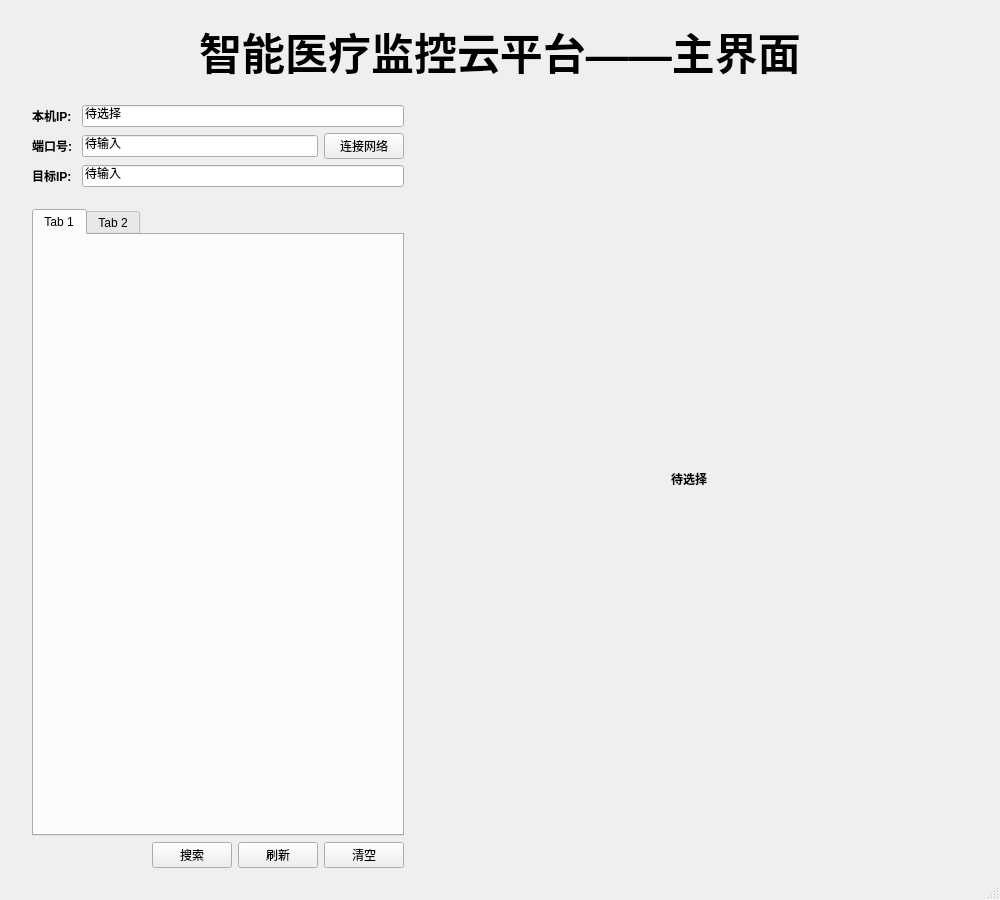
<?xml version="1.0" encoding="UTF-8"?>
<ui version="4.0">
    <class>MainWindow</class>
    <widget class="QMainWindow" name="MainWindow">
        <property name="geometry">
            <rect>
                <x>0</x>
                <y>0</y>
                <width>1000</width>
                <height>900</height>
            </rect>
        </property>
        <property name="contextMenuPolicy">
            <enum>Qt::DefaultContextMenu</enum>
        </property>
        <property name="windowTitle">
            <string>智能医疗监控云平台</string>
        </property>
        <widget class="QWidget" name="centralwidget">
            <layout class="QVBoxLayout" name="verticalLayout_2">
                <property name="leftMargin">
                    <number>32</number>
                </property>
                <property name="topMargin">
                    <number>20</number>
                </property>
                <property name="rightMargin">
                    <number>32</number>
                </property>
                <property name="bottomMargin">
                    <number>10</number>
                </property>
                <item>
                    <widget class="QLabel" name="label">
                        <property name="font">
                            <font>
                                <pointsize>32</pointsize>
                                <weight>75</weight>
                                <bold>true</bold>
                                <underline>false</underline>
                            </font>
                        </property>
                        <property name="text">
                            <string>智能医疗监控云平台——主界面</string>
                        </property>
                        <property name="alignment">
                            <set>Qt::AlignCenter</set>
                        </property>
                    </widget>
                </item>
                <item>
                    <layout class="QHBoxLayout" name="horizontalLayout_3" stretch="2,3">
                        <item>
                            <layout class="QVBoxLayout" name="verticalLayout">
                                <item>
                                    <layout class="QFormLayout" name="formLayout">
                                        <property name="topMargin">
                                            <number>16</number>
                                        </property>
                                        <property name="bottomMargin">
                                            <number>16</number>
                                        </property>
                                        <item row="0" column="0">
                                            <widget class="QLabel" name="cam_id_label">
                                                <property name="font">
                                                    <font>
                                                        <weight>75</weight>
                                                        <bold>true</bold>
                                                    </font>
                                                </property>
                                                <property name="text">
                                                    <string>本机IP: </string>
                                                </property>
                                            </widget>
                                        </item>
                                        <item row="0" column="1">
                                            <widget class="QLineEdit" name="cam_id">
                                                <property name="text">
                                                    <string>待选择</string>
                                                </property>
                                            </widget>
                                        </item>
                                        <item row="1" column="0">
                                            <widget class="QLabel" name="address_label1">
                                                <property name="font">
                                                    <font>
                                                        <weight>75</weight>
                                                        <bold>true</bold>
                                                    </font>
                                                </property>
                                                <property name="text">
                                                    <string>端口号: </string>
                                                </property>
                                            </widget>
                                        </item>
                                        <item row="1" column="1">
                                            <layout class="QHBoxLayout" name="horizontalLayout" stretch="2,0">
                                                <item>
                                                    <widget class="QLineEdit" name="address1">
                                                        <property name="text">
                                                            <string>待输入</string>
                                                        </property>
                                                    </widget>
                                                </item>
                                                <item>
                                                    <widget class="QPushButton" name="connect_net1">
                                                        <property name="text">
                                                            <string>连接网络</string>
                                                        </property>
                                                    </widget>
                                                </item>
                                            </layout>
                                        </item>
                                        <item row="2" column="0">
                                            <widget class="QLabel" name="max_speed_label">
                                                <property name="font">
                                                    <font>
                                                        <weight>75</weight>
                                                        <bold>true</bold>
                                                    </font>
                                                </property>
                                                <property name="text">
                                                    <string>目标IP:</string>
                                                </property>
                                            </widget>
                                        </item>
                                        <item row="2" column="1">
                                            <widget class="QLineEdit" name="target_ip">
                                                <property name="text">
                                                    <string>待输入</string>
                                                </property>
                                            </widget>
                                        </item>
                                    </layout>
                                </item>
                                <item>
                                    <widget class="QTabWidget" name="log_tabwidget">
                                        <property name="minimumSize">
                                            <size>
                                                <width>0</width>
                                                <height>200</height>
                                            </size>
                                        </property>
                                        <property name="tabShape">
                                            <enum>QTabWidget::Rounded</enum>
                                        </property>
                                        <property name="currentIndex">
                                            <number>0</number>
                                        </property>
                                        <property name="documentMode">
                                            <bool>false</bool>
                                        </property>
                                        <property name="movable">
                                            <bool>true</bool>
                                        </property>
                                        <property name="tabBarAutoHide">
                                            <bool>true</bool>
                                        </property>
                                        <widget class="QWidget" name="tab_1">
                                            <property name="accessibleName">
                                                <string/>
                                            </property>
                                            <attribute name="title">
                                                <string>Tab 1</string>
                                            </attribute>
                                        </widget>
                                        <widget class="QWidget" name="tab_2">
                                            <attribute name="title">
                                                <string>Tab 2</string>
                                            </attribute>
                                        </widget>
                                    </widget>
                                </item>
                                <item>
                                    <layout class="QHBoxLayout" name="horizontalLayout">
                                        <item>
                                            <spacer name="horizontalSpacer">
                                                <property name="orientation">
                                                    <enum>Qt::Horizontal</enum>
                                                </property>
                                                <property name="sizeHint" stdset="0">
                                                    <size>
                                                        <width>158</width>
                                                        <height>20</height>
                                                    </size>
                                                </property>
                                            </spacer>
                                        </item>
                                        <item>
                                            <widget class="QPushButton" name="search_button">
                                                <property name="text">
                                                    <string>搜索</string>
                                                </property>
                                            </widget>
                                        </item>
                                        <item>
                                            <widget class="QPushButton" name="refresh_button">
                                                <property name="text">
                                                    <string>刷新</string>
                                                </property>
                                            </widget>
                                        </item>
                                        <item>
                                            <widget class="QPushButton" name="clear_button">
                                                <property name="text">
                                                    <string>清空</string>
                                                </property>
                                            </widget>
                                        </item>
                                    </layout>
                                </item>
                            </layout>
                        </item>
                        <item>
                            <layout class="QVBoxLayout" name="verticalLayout_2">
                                <item>
                                    <widget class="QLabel" name="live_preview">
                                        <property name="minimumSize">
                                            <size>
                                                <width>300</width>
                                                <height>200</height>
                                            </size>
                                        </property>
                                        <property name="font">
                                            <font>
                                                <weight>75</weight>
                                                <bold>true</bold>
                                            </font>
                                        </property>
                                        <property name="text">
                                            <string>待选择</string>
                                        </property>
                                        <property name="alignment">
                                            <set>Qt::AlignCenter</set>
                                        </property>
                                    </widget>
                                </item>
                            </layout>
                        </item>
                    </layout>
                </item>
            </layout>
        </widget>
        <widget class="QStatusBar" name="statusBar"/>
    </widget>
    <resources/>
    <connections/>
</ui>
